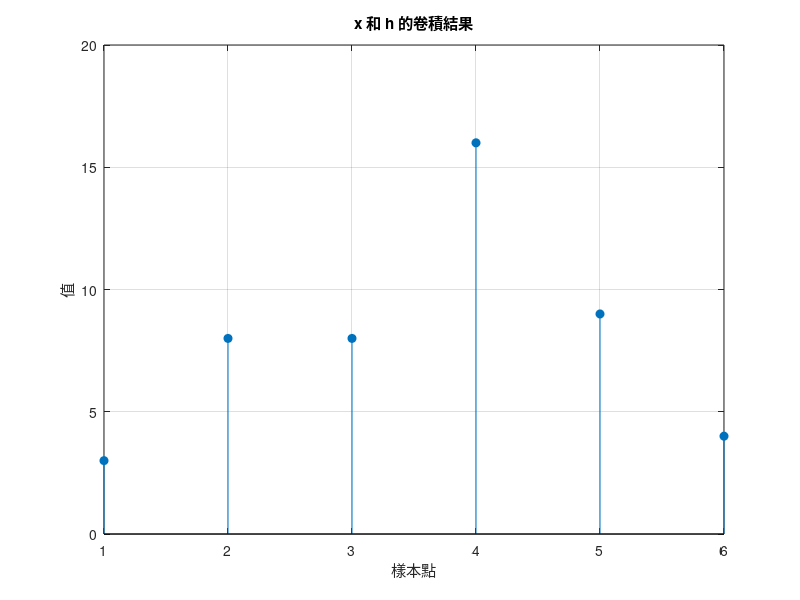

Source code (MATLAB):
% 定義兩個向量 x 和 h
x = [1 2 1 4];
h = [3 2 1];

% x = [1 2 1];
% h = [3 2 1];

% x = [5 4 1];
% h = [2 1 1];

% 使用 conv 函數計算卷積
y = conv(x, h);

% 顯示結果
disp('卷積結果:');
disp(y);

% 繪製卷積結果
stem(y, 'filled');
title('x 和 h 的卷積結果');
xlabel('樣本點');
ylabel('值');
grid on;
